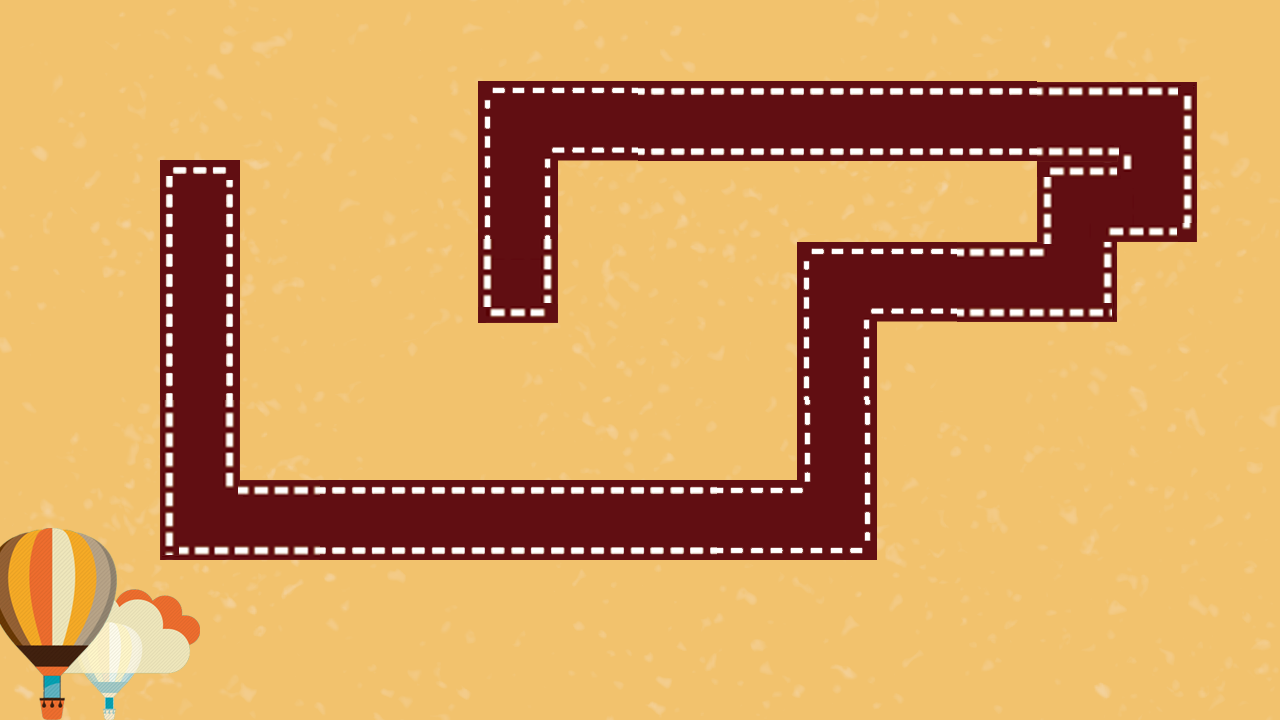

A 2D game scene composited from a Tiled map and its tileset images. What follows is a short description and the map's XML, with each tile layer's data collapsed to a summary:
An orthogonal 16x9 tile map with 80x80 px tiles, 1 tile layer (块层 1) and 41 objects (enemy, baby, assistant).

<map version="1.0" orientation="orthogonal" width="16" height="9" tilewidth="80" tileheight="80">
 <tileset firstgid="1" name="4" tilewidth="80" tileheight="80">
  <image source="4.png" width="1280" height="720" />
 </tileset>
 <layer name="块层 1" width="16" height="9">
  <data>[144 cells, 144 non-empty, 144 distinct tile ids]</data>
 </layer>
 <objectgroup name="people" width="16" height="9" visible="0">
  <object name="enemy" x="160" y="160" width="80" height="80" />
  <object name="baby" x="480" y="320" width="80" height="80" />
  <object name="assistant" x="505" y="285" width="25" height="31" />
 </objectgroup>
 <objectgroup name="barrier" width="16" height="9" visible="0">
  <object x="160" y="160" width="80" />
  <object x="240" y="160" height="320" />
  <object x="160" y="160" height="400" />
  <object x="240" y="480" width="560" />
  <object x="160" y="560" width="720" />
  <object x="880" y="320" height="240" />
  <object x="800" y="240" height="240" />
  <object x="880" y="320" width="240" />
  <object x="1120" y="240" height="80" />
  <object x="1120" y="240" width="80" />
  <object x="800" y="240" width="240" />
  <object x="1040" y="160" height="80" />
  <object x="1200" y="80" height="160" />
  <object x="480" y="80" width="720" />
  <object x="480" y="80" height="320" />
  <object x="560" y="160" height="240" />
  <object x="560" y="160" width="560" />
 </objectgroup>
 <objectgroup name="road" width="16" height="9" visible="0">
  <object x="159" y="160" width="79" height="365">
   <properties>
    <property name="direction" value="down" />
   </properties>
  </object>
  <object x="160" y="485" width="677" height="72">
   <properties>
    <property name="direction" value="right" />
   </properties>
  </object>
  <object x="803" y="277" width="76" height="277">
   <properties>
    <property name="direction" value="up" />
   </properties>
  </object>
  <object x="800" y="240" width="277" height="77">
   <properties>
    <property name="direction" value="right" />
   </properties>
  </object>
  <object x="1037" y="197" width="80" height="123">
   <properties>
    <property name="direction" value="up" />
   </properties>
  </object>
  <object x="1035" y="160" width="123" height="76">
   <properties>
    <property name="direction" value="right" />
   </properties>
  </object>
  <object x="1121" y="121" width="75" height="117">
   <properties>
    <property name="direction" value="up" />
   </properties>
  </object>
  <object x="519" y="79" width="679" height="80">
   <properties>
    <property name="direction" value="left" />
   </properties>
  </object>
  <object x="479" y="80" width="83" height="240">
   <properties>
    <property name="direction" value="down" />
   </properties>
  </object>
 </objectgroup>
 <objectgroup name="tower" width="16" height="9">
  <object x="80" y="400" width="80" height="80">
   <properties>
    <property name="type" value="3,4,5" />
   </properties>
  </object>
  <object x="320" y="560" width="80" height="80">
   <properties>
    <property name="type" value="3,4,5" />
   </properties>
  </object>
  <object x="400" y="560" width="80" height="80">
   <properties>
    <property name="type" value="3,4,5" />
   </properties>
  </object>
  <object x="880" y="480" width="80" height="80">
   <properties>
    <property name="type" value="3,4,5" />
   </properties>
  </object>
  <object x="720" y="240" width="80" height="80">
   <properties>
    <property name="type" value="3,4,5" />
   </properties>
  </object>
  <object x="880" y="160" width="80" height="80">
   <properties>
    <property name="type" value="3,4,5" />
   </properties>
  </object>
  <object x="1120" y="240" width="80" height="80">
   <properties>
    <property name="type" value="3,4,5" />
   </properties>
  </object>
  <object x="640" y="160" width="80" height="80">
   <properties>
    <property name="type" value="3,4,5" />
   </properties>
  </object>
  <object x="400" y="320" width="80" height="80">
   <properties>
    <property name="type" value="3,4,5" />
   </properties>
  </object>
  <object x="1040" y="320" width="80" height="80">
   <properties>
    <property name="type" value="3,4,5" />
   </properties>
  </object>
  <object x="240" y="240" width="80" height="80">
   <properties>
    <property name="type" value="3,4,5" />
   </properties>
  </object>
  <object x="80" y="320" width="80" height="80">
   <properties>
    <property name="type" value="3,4,5" />
   </properties>
  </object>
 </objectgroup>
</map>
